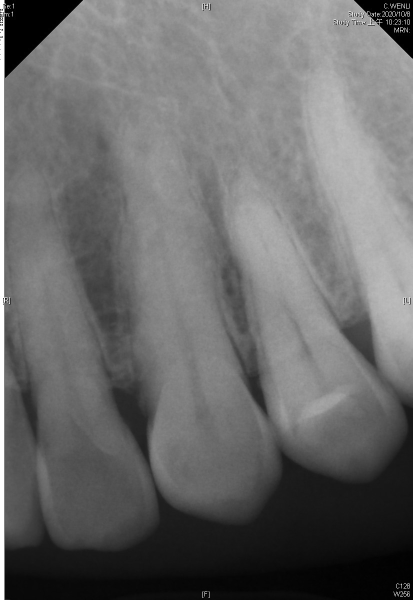
#> input picture Image_Processing/python_灰階_高斯模糊_邊緣檢測_膨脹侵蝕_HSV圖像篩選器/11.jpg, 825 x 1200 px (shown at 1/2 size)
$ python tutorial5.py
#> lines starting #> are read from the running program, lines starting #| are printed output that depends on the picture
import cv2
import numpy as np

def empty(v):
    pass

# img = cv2.imread('XiWinnie.jpg')
img = cv2.imread('11.jpg')
#> img is the input picture: shape (1200, 825, 3); min 0, max 255, mean 106.2
img = cv2.resize(img, (0, 0), fx=0.5, fy=0.5)
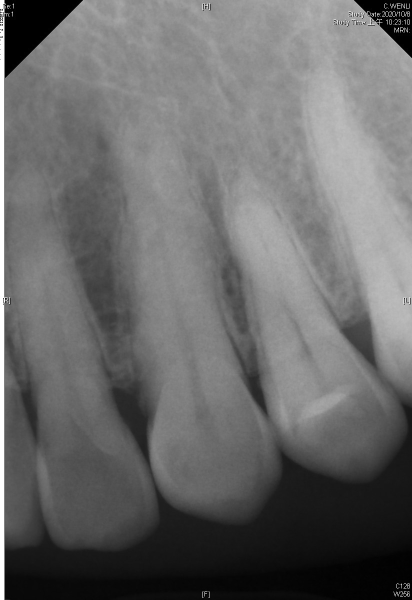
#> img: shape (600, 412, 3); min 0, max 255, mean 106.4

cv2.namedWindow('TrackBar')
cv2.resizeWindow('TrackBar', 640, 320)

cv2.createTrackbar('Hue Min', 'TrackBar', 0, 179, empty)
cv2.createTrackbar('Hue Max', 'TrackBar', 179, 179, empty)
cv2.createTrackbar('Sat Min', 'TrackBar', 0, 255, empty)
cv2.createTrackbar('Sat Max', 'TrackBar', 255, 255, empty)
cv2.createTrackbar('Val Min', 'TrackBar', 0, 255, empty)
cv2.createTrackbar('Val Max', 'TrackBar', 255, 255, empty)


hsv = cv2.cvtColor(img, cv2.COLOR_BGR2HSV)
#> hsv: shape (600, 412, 3); mean H, S, V 0, 0, 106.4
while True:
    h_min = cv2.getTrackbarPos('Hue Min', 'TrackBar')
    h_max = cv2.getTrackbarPos('Hue Max', 'TrackBar')
    s_min = cv2.getTrackbarPos('Sat Min', 'TrackBar')
    s_max = cv2.getTrackbarPos('Sat Max', 'TrackBar')
    v_min = cv2.getTrackbarPos('Val Min', 'TrackBar')
    v_max = cv2.getTrackbarPos('Val Max', 'TrackBar')
    print(h_min, h_max, s_min, s_max, v_min, v_max)

    lower = np.array([h_min, s_min, v_min])
    upper = np.array([h_max, s_max, v_max])

    mask = cv2.inRange(hsv, lower, upper)
#> mask: shape (600, 412); every value is 255
    result = cv2.bitwise_and(img, img, mask=mask)

    cv2.imshow('img', img)
    cv2.imshow('hsv', hsv)
    cv2.imshow('mask', mask)
    cv2.imshow('reslut', result)
    cv2.waitKey(1)
